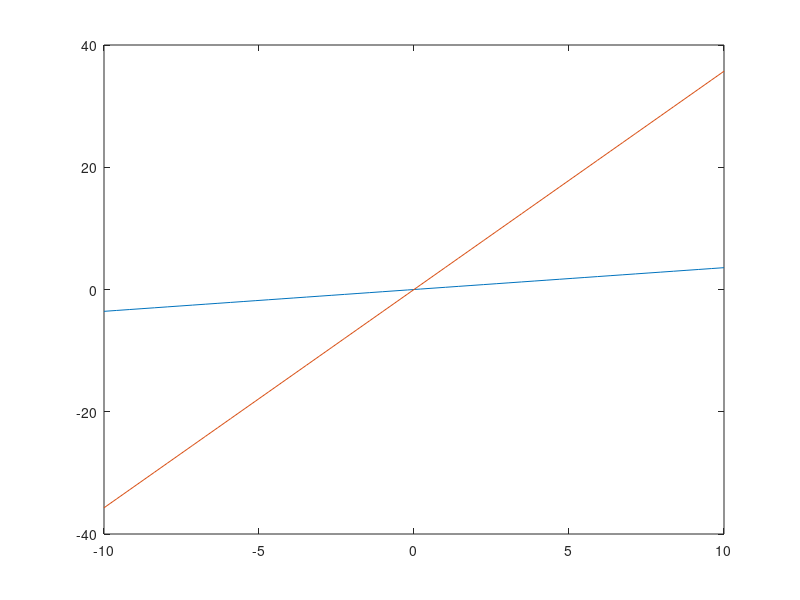
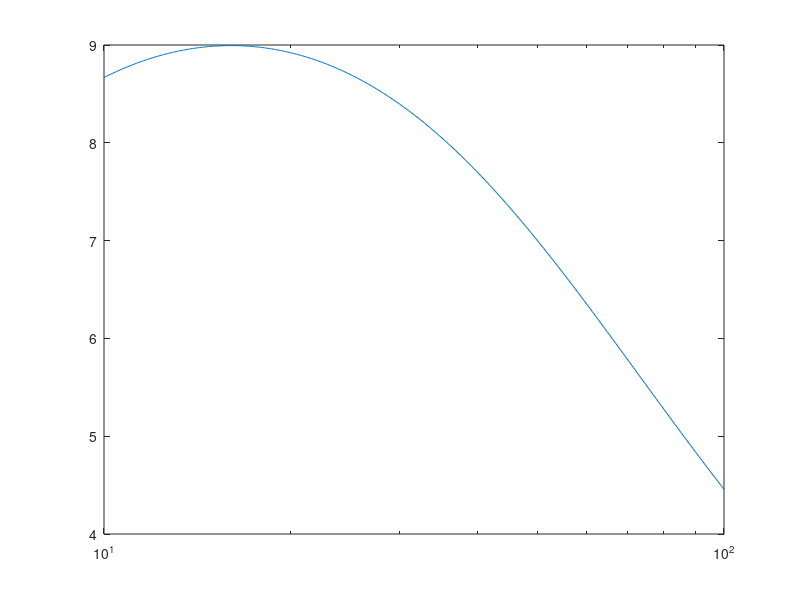
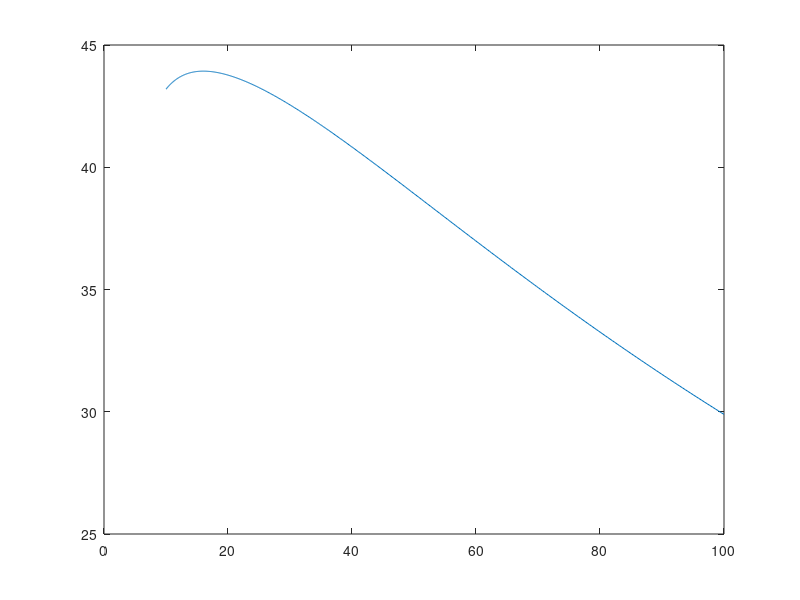
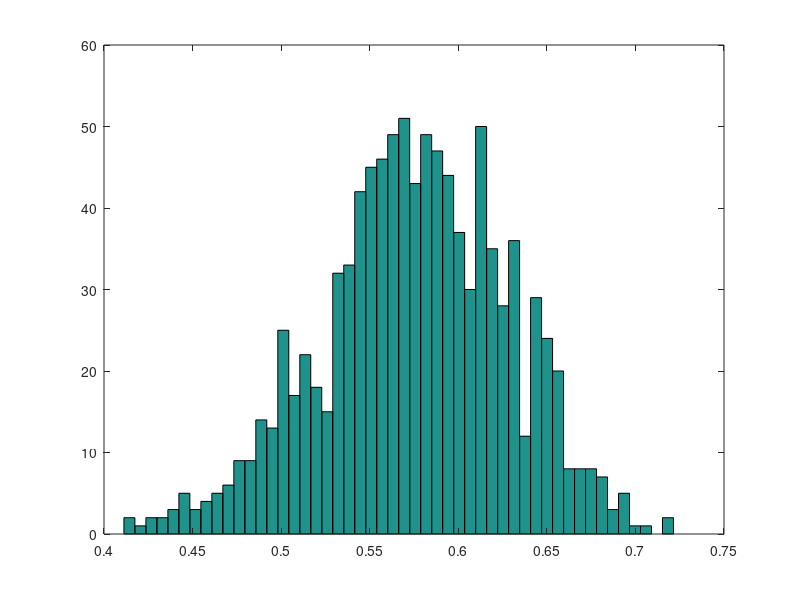

Write MATLAB code to recreate these figures, in order.
close all
clear 

R1 = 1;
G1 = 1/R1;
c = 0.25;
R2 = 2;
G2 = 1/R2;
L = 0.2;
R3 = 10;
G3 = 1/R3;
a = 100;
R4 = 0.1;
G4 = 1/R4;
Ro = 1000;
Go = 1/Ro;

C = [0 0 0 0 0 0 0
    -c c 0 0 0 0 0
    0 0 -L 0 0 0 0
    0 0 0 0 0 0 0
    0 0 0 0 0 0 0
    0 0 0 0 0 0 0
    0 0 0 0 0 0 0];

G = [1 0 0 0 0 0 0
    -G2 G1+G2 -1 0 0 0 0
    0 1 0 -1 0 0 0
    0 0 -1 G3 0 0 0
    0 0 0 0 -a 1 0
    0 0 0 G3 -1 0 0
    0 0 0 0 0 -G4 G4+Go];

Vdc = zeros(7,1);      
Vac = zeros(7,1);      
b = zeros(7,1);

steps = 50;
Vin = linspace(-10,10, 50);
for n=1:steps
    b(1) = Vin(n);
    X = G\b;
    V3(n) = X(4);
    VO(n) = X(7);
    gain(n) = VO(n)/Vin(n);
end
figure(1);
plot(Vin,V3, Vin, VO);

F = logspace(1, 2, 500);
OutputNode = 7;   
b(1) = 1;
for n=1:length(F)
    w = 2*pi*F(n);
    s = 1i*F(n);
    A = G + s*C;   

    X = A\b;
    Vout(n) = abs(X(OutputNode));
    gain(n) = 20*log(abs(X(OutputNode))/b(1));
end

figure(2);
semilogx(F, Vout);
figure(3);
plot(F, gain);

cs =  0.25 + 0.05.*randn(1,1000);
VOg = zeros(1000,1);
for m = 1:length(VOg)
    c = cs(m);
    C(2,1) = -c;
    C(2,2) = c;
    Vac = (G+C*1j*pi)\b;                
    VOg(m,1) = abs(Vac(7,1))/F(1);    
end
figure(4);
hist(VOg,50);